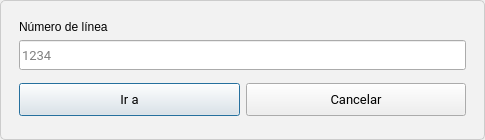
<?xml version="1.0" encoding="UTF-8"?>
<ui version="4.0">
 <class>GotoDialog</class>
 <widget class="QDialog" name="GotoDialog">
  <property name="geometry">
   <rect>
    <x>0</x>
    <y>0</y>
    <width>485</width>
    <height>140</height>
   </rect>
  </property>
  <property name="minimumSize">
   <size>
    <width>485</width>
    <height>140</height>
   </size>
  </property>
  <property name="maximumSize">
   <size>
    <width>485</width>
    <height>141</height>
   </size>
  </property>
  <property name="font">
   <font>
    <family>Roboto</family>
    <pointsize>10</pointsize>
   </font>
  </property>
  <property name="windowTitle">
   <string>Notepy: Ir a la línea</string>
  </property>
  <layout class="QVBoxLayout" name="verticalLayout">
   <property name="spacing">
    <number>0</number>
   </property>
   <property name="leftMargin">
    <number>0</number>
   </property>
   <property name="topMargin">
    <number>0</number>
   </property>
   <property name="rightMargin">
    <number>0</number>
   </property>
   <property name="bottomMargin">
    <number>0</number>
   </property>
   <item>
    <widget class="QFrame" name="container">
     <property name="styleSheet">
      <string notr="true">QFrame#container { border: 1px solid #cccccc; border-radius: 5px; background: #f2f2f2; }</string>
     </property>
     <layout class="QVBoxLayout" name="verticalLayout_2">
      <property name="spacing">
       <number>0</number>
      </property>
      <item>
       <widget class="QFrame" name="top_frame">
        <layout class="QVBoxLayout" name="verticalLayout_3">
         <property name="bottomMargin">
          <number>0</number>
         </property>
         <item>
          <widget class="QLabel" name="label">
           <property name="text">
            <string>Número de línea</string>
           </property>
          </widget>
         </item>
         <item>
          <widget class="QLineEdit" name="goto_edit">
           <property name="minimumSize">
            <size>
             <width>0</width>
             <height>30</height>
            </size>
           </property>
           <property name="font">
            <font>
             <family>Roboto</family>
             <pointsize>10</pointsize>
            </font>
           </property>
           <property name="placeholderText">
            <string>1234</string>
           </property>
           <property name="clearButtonEnabled">
            <bool>true</bool>
           </property>
          </widget>
         </item>
        </layout>
       </widget>
      </item>
      <item>
       <widget class="QFrame" name="bottom_frame">
        <layout class="QHBoxLayout" name="horizontalLayout_2">
         <item>
          <widget class="QPushButton" name="goto_button">
           <property name="font">
            <font>
             <family>Roboto</family>
             <pointsize>10</pointsize>
            </font>
           </property>
           <property name="cursor">
            <cursorShape>PointingHandCursor</cursorShape>
           </property>
           <property name="styleSheet">
            <string notr="true">QPushButton { padding: 7px; }</string>
           </property>
           <property name="text">
            <string>Ir a</string>
           </property>
          </widget>
         </item>
         <item>
          <widget class="QPushButton" name="cancel_button">
           <property name="font">
            <font>
             <family>Roboto</family>
             <pointsize>10</pointsize>
            </font>
           </property>
           <property name="cursor">
            <cursorShape>PointingHandCursor</cursorShape>
           </property>
           <property name="styleSheet">
            <string notr="true">QPushButton { padding: 7px; }</string>
           </property>
           <property name="text">
            <string>Cancelar</string>
           </property>
          </widget>
         </item>
        </layout>
       </widget>
      </item>
     </layout>
    </widget>
   </item>
  </layout>
 </widget>
 <resources/>
 <connections/>
</ui>
